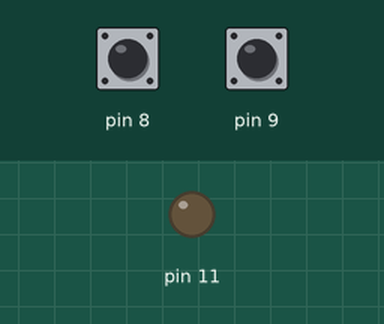
A sketch run on a simulated Arduino Uno, built with avr-gcc and run on an emulated ATmega328P. Shown: output pins drawn as LEDs (lit = HIGH). The inputs (shaded band) are chosen by the test bench; at power-on: pin 8 HIGH, pin 9 HIGH.

Above: at 1.2 s.
1.3 s: pin 8 pulled LOW for 0.15 s
At 2.0 s:
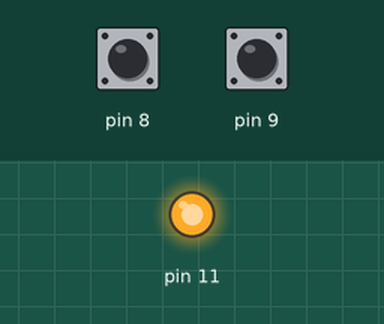
2.9 s: pin 9 pulled LOW for 0.15 s
At 3.2 s:
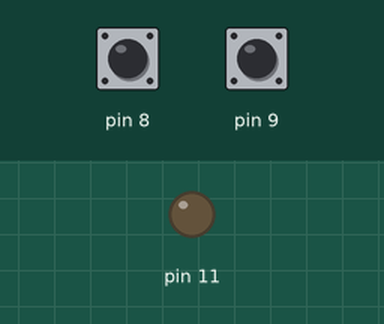
4.5 s: pin 8 pulled LOW for 1 s
At 5.6 s:
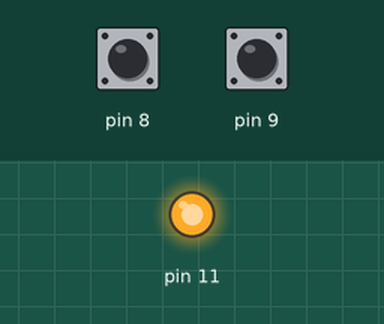
7.0 s: pin 8 driven LOW and pin 9 driven LOW
At 7.8 s:
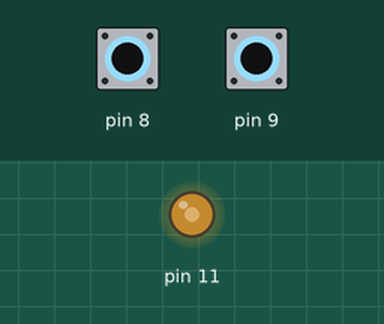
8.5 s: pin 9 driven HIGH
At 9.7 s:
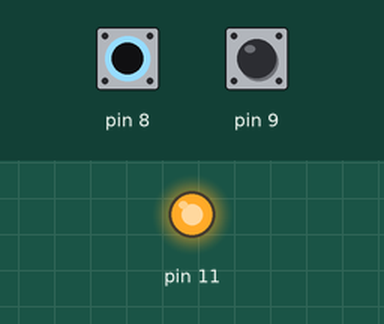
Timing chart, 0 to 11.0 s (numbered marks = the images above; inputs shaded):
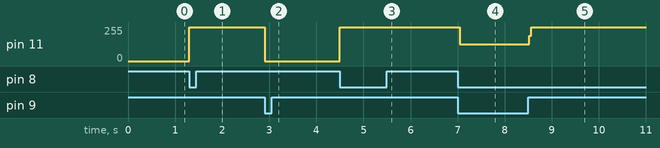

Measured:
- after the input at 1.3 s, pin 11: 0/255 → 255/255 at once
- after the input at 2.9 s, pin 11: 255/255 → 0/255 at once
- after the input at 4.5 s, pin 11: 0/255 → 255/255 at once
- after the input at 7.0 s, pin 11: 255/255 → 127/255 at once
- after the input at 8.5 s, pin 11: 127/255 → 255/255 at once

The sketch:

button2_LED_Kontrol_1.ino
```cpp
void setup() {
  // put your setup code here, to run once:
  pinMode(8,INPUT_PULLUP);
  pinMode(9,INPUT_PULLUP);
  pinMode(11,OUTPUT);

}

void loop() {
  // put your main code here, to run repeatedly:
  int btn1 = digitalRead(8);
  if(btn1==0)//butona basılı ise, açma butonu
    digitalWrite(11,HIGH);//digitalWrite(11,1);

  int btn2 = digitalRead(9);
  if(btn2==0)//2.butona basıldı kapatma butonu
    digitalWrite(11,LOW);//digitalWrite(11,0);

}
```
